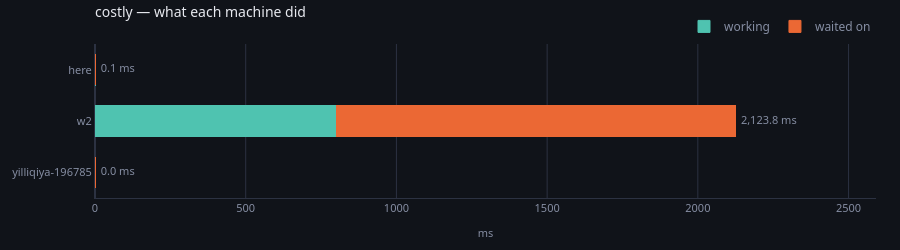

Notebook code for this chart:
### Markdown cell above
A sliver of teal against a wall of orange. Everything that node did could
have been done here in the time it took to ask.

Now the same shape with a slice that is worth the trip.

### Code cell
costly = Graph.somatize(Cheap().named("a") >> Costly().named("b").at("w2"))
watching = Recorder(store, run="costly")
for _ in range(4):
    costly.forward(0, broker=later, watching=watching)

machines(store, run="costly")

### Figure 1 — Plotly figure (JSON) as saved in the notebook; plotly's stock layout.template omitted (floating-point values rounded to 4 significant figures)
{"data": [{"customdata": [[0, 0, "—", "22% busy of 20 · 48% memory · up 4s"], [4, 4, "b", "22% busy of 20 · 48% memory · up 1s"], [0, 4, "a", "said nothing about itself"]], "hovertemplate": "<b>%{y}</b> — working<br>%{x:.1f} ms<br>%{customdata[0]} slices, %{customdata[1]} runs<br>%{customdata[2]}<br>%{customdata[3]}<extra></extra>", "marker": {"color": "#4fc3b0", "line": {"color": "#4fc3b0", "width": 1.0}}, "name": "working", "orientation": "h", "type": "bar", "x": [0.0, 800.8, 0.146], "y": ["yilliqiya-196785", "w2", "here"]}, {"customdata": [[0, 0, "—", "22% busy of 20 · 48% memory · up 4s"], [4, 4, "b", "22% busy of 20 · 48% memory · up 1s"], [0, 4, "a", "said nothing about itself"]], "hovertemplate": "<b>%{y}</b> — waited on<br>%{x:.1f} ms<br>%{customdata[0]} slices, %{customdata[1]} runs<br>%{customdata[2]}<br>%{customdata[3]}<extra></extra>", "marker": {"color": "#eb6834", "line": {"color": "#eb6834", "width": 1.0}}, "name": "waited on", "orientation": "h", "type": "bar", "x": [0.0, 1323.0, 0.0], "y": ["yilliqiya-196785", "w2", "here"]}, {"cliponaxis": false, "hoverinfo": "skip", "mode": "text", "showlegend": false, "text": ["  0.0 ms", "  2,123.8 ms", "  0.1 ms"], "textfont": {"color": "#868ea3", "size": 11}, "textposition": "middle right", "type": "scatter", "x": [0.0, 2124.0, 0.146], "y": ["yilliqiya-196785", "w2", "here"]}], "layout": {"bargap": 0.4, "barmode": "stack", "font": {"color": "#e7e9ef", "family": "system-ui, -apple-system, Segoe UI, Roboto, sans-serif", "size": 12}, "height": 250, "hoverlabel": {"align": "left", "bgcolor": "#1a1e28", "bordercolor": "#2c3242", "font": {"color": "#e7e9ef", "family": "system-ui, -apple-system, Segoe UI, Roboto, sans-serif"}}, "legend": {"bgcolor": "rgba(0,0,0,0)", "font": {"color": "#868ea3"}, "orientation": "h", "traceorder": "normal", "x": 1, "xanchor": "right", "y": 1.02, "yanchor": "bottom"}, "margin": {"b": 44, "l": 56, "r": 24, "t": 44}, "paper_bgcolor": "#101319", "plot_bgcolor": "#101319", "title": {"font": {"size": 14}, "text": "costly — what each machine did", "x": 0, "xanchor": "left", "xref": "paper", "y": 0.97, "yanchor": "top"}, "xaxis": {"gridcolor": "#2c3242", "linecolor": "#2c3242", "range": [0, 2591.0], "tickfont": {"color": "#868ea3", "size": 11}, "title": {"font": {"color": "#868ea3", "size": 11}, "text": "ms"}, "zerolinecolor": "#2c3242"}, "yaxis": {"automargin": true, "gridcolor": "#2c3242", "linecolor": "#2c3242", "showgrid": false, "tickfont": {"color": "#868ea3", "size": 11}, "title": {"font": {"color": "#868ea3", "size": 11}}, "zerolinecolor": "#2c3242"}}}
